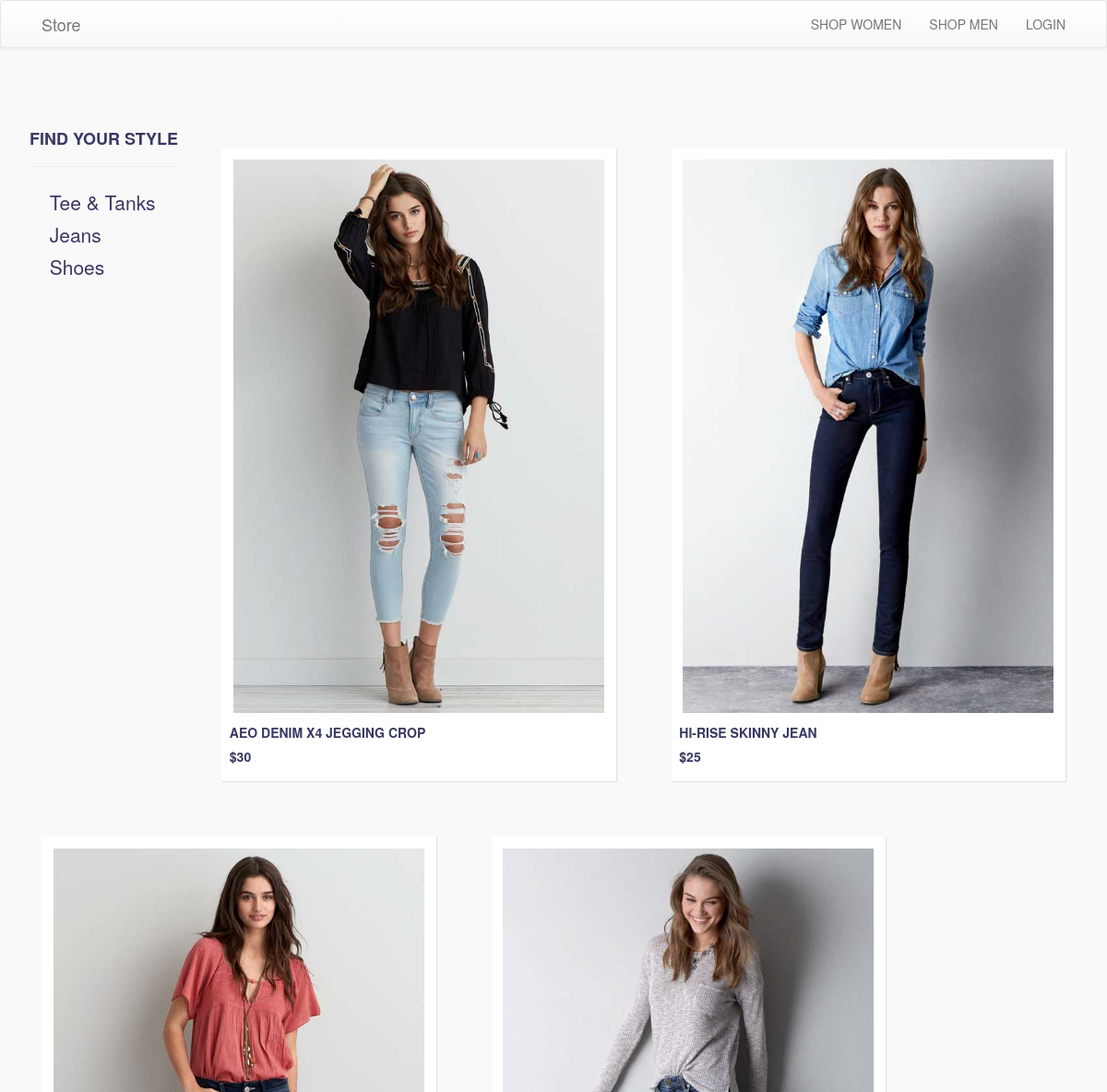
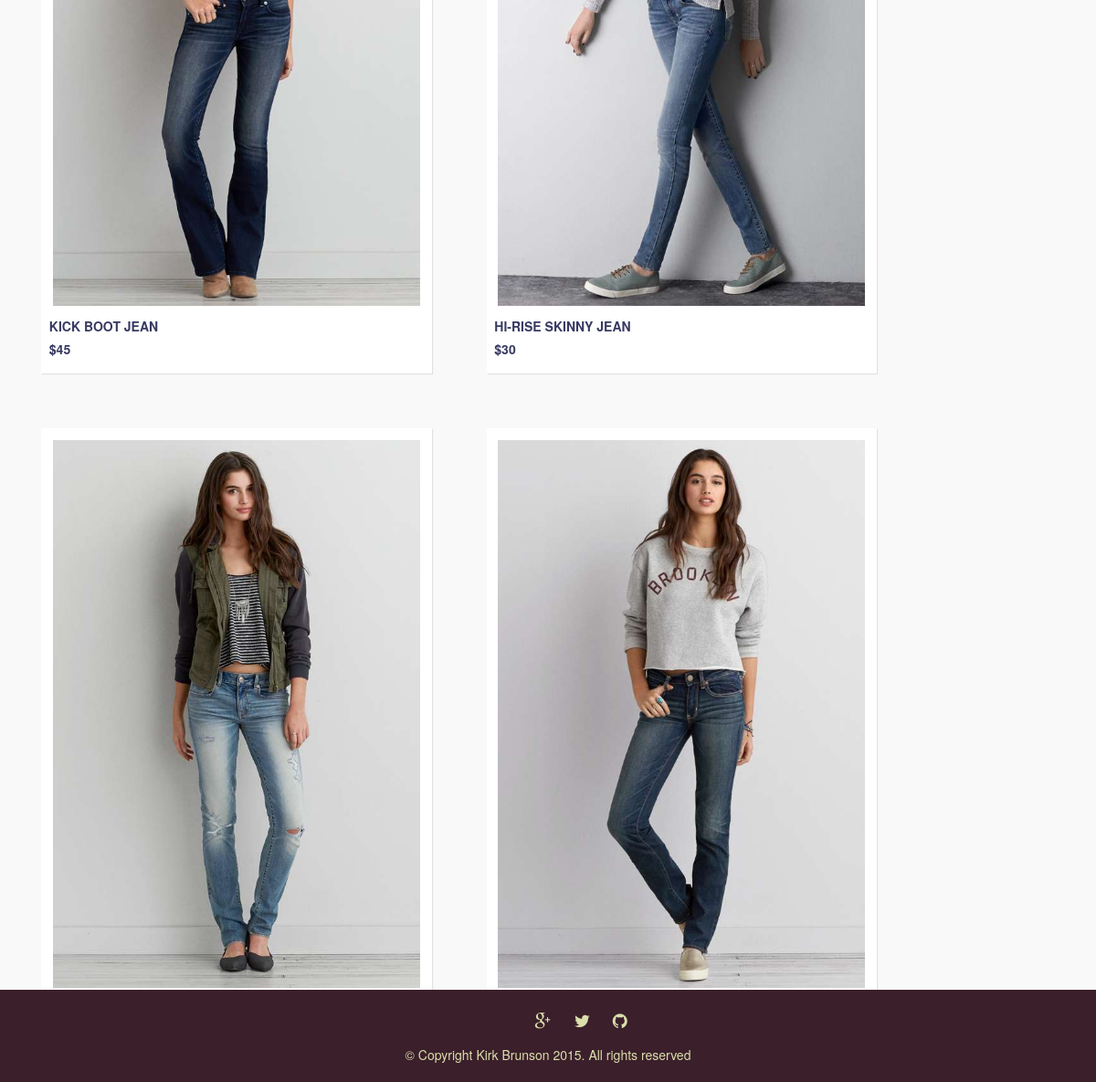
Page /women/2/ on the committed database (2 pictures, top to bottom).
### database_setup.py (models this page shows, shortened)
class subCategories(Base):
    __tablename__ = 'subCategories'
    id = Column(Integer, primary_key=True)
    category_id = Column(Integer, ForeignKey('Categories.id'))
    name = Column(String(80), nullable=False)
    description = Column(String(140), nullable=False
)

class Items(Base):
    __tablename__ = 'Items'
    id = Column(Integer, primary_key=True)
    name = Column(String(250), nullable=False)
    category = Column(Integer, ForeignKey('Categories.id'))
    subCategory = Column(Integer, ForeignKey('subCategories.id'))
    description = Column(String(250))
    price = Column(Integer)

### project.py (the view)
@app.route('/women/<int:subcategory_id>/')
def getSubCategory_Women(subcategory_id):
    categories = session.query(subCategories).filter_by(category_id=1).all()
    items = session.query(Items).filter_by(
        category=1).filter_by(subCategory=subcategory_id).all()
    return render_template('subCategory.html', items=items, categories=categories, login=loginState)

### templates/subCategory.html (shortened to what this page needs)
{% extends "layout.html"%}
{% block content %}
<link rel="stylesheet" href="../../static/css/style.css">
<link rel="stylesheet" href="../../static/font-awesome/css/font-awesome.min.css">
<div class="row">
	<div class="col-lg-2 col-md-2 col-sm-2 col-xs-2 sidebar">
		<h4>FIND YOUR STYLE</h4>
		<hr>
		<ul>
			{% for category in categories %}
			<li><a href="../{{category.id}}/">{{category.name}}</a></li>
			{% endfor %}
		</ul>
	</div>
	<div class="tab-wrap" style="margin-top:5%;margin-bottom:175px;" >
		{% for item in items %}
		<span><a href="./{{item.id}}">
		<div class="col-lg-5 col-md-5 col-sm-5 col-xs-10 tab">
			<div class="card">
				<img src="../../static/img/product/{{item.id}}.jpg" alt="">
				<h5 class="tab-item">{{item.name}}</h5>
				<h5 class="tab-price">${{item.price}}</h5>
			</div>
		</div>
		</a>
		</span>
		{% endfor %}
	</div>
</div>
{% endblock %}

### static/css/style.css (style rules this page uses)
.card { height: auto; min-height: 300px; color: #292929; background: #fff; margin: 1.5%; padding: 2%; box-shadow: 1px 1px 1px #e1e1e1; }
html { position: relative; min-height: 100%; font-family: "Open Sans"; }
body { background-color: #f9f9f9; }
.card-category > h2, h4 { text-align: center; color: #383961; }
.card-item > h2, h4 { color: #383961; text-align: center; }
.sidebar { margin-top: 5%; }
.sidebar > h4 { font-weight: bold; }
.sidebar > ul > li { list-style: none; margin-left: -15%; padding: 2%; }
.sidebar > ul > li > a { color: #383961; font-size: 1.5em; }
.tab { padding:2%; }
.tab img { width: 100%; }
.card > img { width: 98%; height: auto; margin: 1%; }
.tab-item { text-align: left; width: 60%; font-weight: bold; color: #383961; }
a { text-decoration: none !important; }
.tab-price { width: 15%; font-weight: bold; color: #383961; }

### rows in the picture
subCategories: name "Tee & Tanks"
subCategories: name "Jeans"
subCategories: name "Shoes"
Items: shows a picture, name "AEO DENIM X4 JEGGING CROP", price "30"
Items: shows a picture, name "HI-RISE SKINNY JEAN", price "25"
Items: shows a picture, name "KICK BOOT JEAN", price "45"
Items: shows a picture, name "HI-RISE SKINNY JEAN", price "30"
Items: shows a picture
Items: shows a picture
